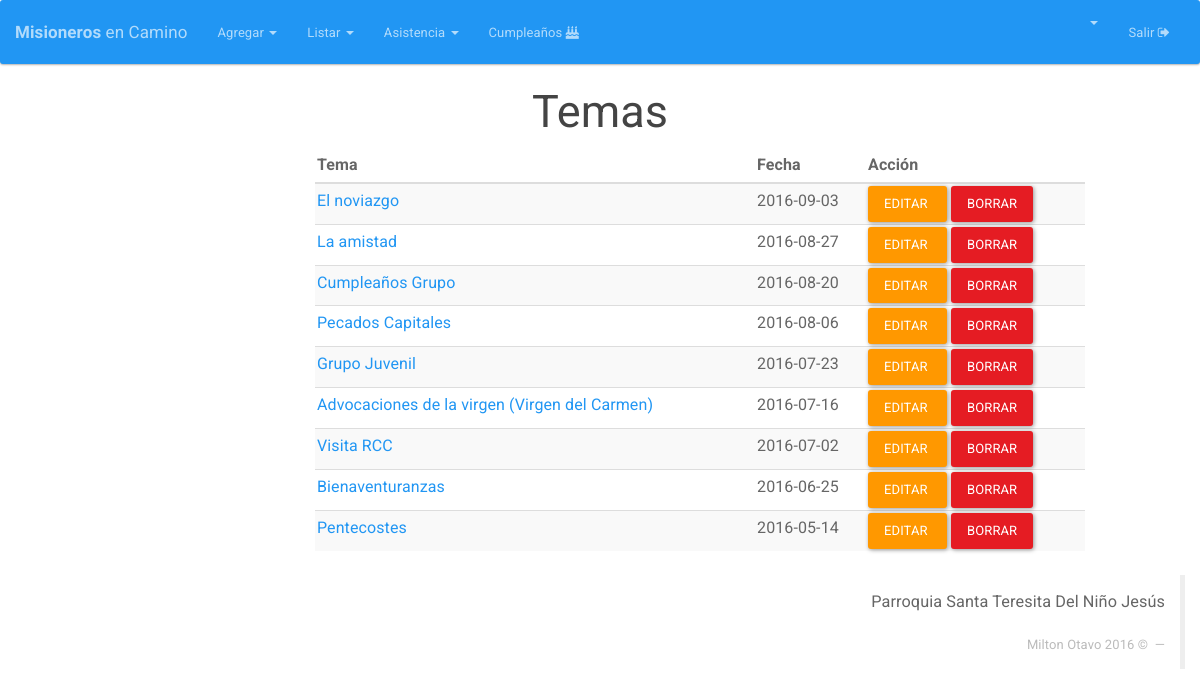
/Temas (signed in), run on the app's committed database.
### tables this page shows
CREATE TABLE IF NOT EXISTS `tema` (
  `ID_TEMA` int(11) NOT NULL AUTO_INCREMENT,
  `TEMA` varchar(50) NOT NULL,
  `DESCRIPCION` text NOT NULL,
  `FECHA` date DEFAULT NULL,
  `USUARIOLOG` bigint(11) NOT NULL,
  `FECHALOG` timestamp NOT NULL DEFAULT CURRENT_TIMESTAMP ON UPDATE CURRENT_TIMESTAMP,
  PRIMARY KEY (`ID_TEMA`),
  KEY `USUARIOLOG` (`USUARIOLOG`)
);

### index.php (called while the page is built, shortened)
<?php
if (isset($_SESSION['app_id'])) {
	require_once "Core/Models/Conexion.php";
}
Core\Config\Enrutador::run(new Core\Config\Request());
?>

### Core/Models/Conexion.php (called while the page is built, shortened)
<?php namespace Core\Models;
	class Conexion{
		private $datos= array (
				"host"=>DB_HOST,
				"user"=>DB_USER,
				"pass"=>DB_PASS,
				"db"=>DB_NAME
			);
		private $db;
		public function __construct()
		{
			$this->db = new \mysqli(
					$this->datos['host'],
					$this->datos['user'],
					$this->datos['pass'],
					$this->datos['db']
				);
			$this->db-> set_charset("utf8");
		}
		public function consultaRetorno($sql){
			$datos = $this->db->query($sql);
			return $datos;
		}
	}
 ?>

### Core/Config/Request.php (called while the page is built, shortened)
<?php namespace Core\Config;
class Request{
	private $metodo;
	private $argumento;
	public function __construct(){
		if(isset($_GET['url'])){
			$ruta = filter_input(INPUT_GET, 'url', FILTER_SANITIZE_URL);
			$ruta = explode("/", $ruta);
			$ruta = array_filter($ruta);
			if($ruta[0] == "index.php"){
				$this->controlador = "Login";
			}else{
				$this->controlador = strtolower(array_shift($ruta));
			}
			$this->metodo = strtolower(array_shift($ruta));
			if(!$this->metodo){
				$this->metodo = "index";
			}
			$this->argumento = $ruta;
		}else{
			$this->controlador = "Login";
			$this->metodo = "index";
		}
	}
	public function getMetodo(){
		return $this->metodo;
	}
	public function getArgumento(){
		return $this->argumento;
	}
}
?>

### Core/Controllers/TemasController.php (called while the page is built, shortened)
<?php namespace Core\Controllers;
class TemasController{
	private $Tema;
	public function __construct(){
		$this->Tema = new Tema();
	}
	public function index(){
		if (!empty($_SESSION['app_id'])) {
			$datos=$this->Tema->listar();
			return $datos;
		}  else {
			header("Location:" . URL . "Integrantes");
		}
	}
}
?>

### Core/Models/Tema.php (called while the page is built, shortened)
<?php namespace Core\Models;
	class Tema {
		private $db;
		public function __construct(){
			$this->db = new Conexion();
		}
		public function listar(){
			$sql="SELECT * from tema order by FECHA desc";
			$datos=$this->db->consultaRetorno($sql);
			return $datos;
		}
	}
 ?>

### HTML/Temas/index.php (the view)
<html>
<head>
  <?php include(HTML_DIR.'/overall/header.php') ?>
</head>
<body>
  <?php include(HTML_DIR.'/overall/nav.php') ?>
  <div id="container">
    <h2 align="center">Temas</h2>
    <div class="">
      <div class="col-md-3"></div>
      <div class="col-md-8">
        <table class="table table-striped table-hover dataTable" id="">
          <thead>
            <tr>
              <th>Tema</th>
              <th>Fecha</th>
              <th>Acción</th>
            </tr>
          </thead>
          <tbody>
            <?php while($row = mysqli_fetch_array($datos)){ ?>
              <tr>
                <td><a style="text-decoration: none;" href="<?php echo URL; ?>Temas/ver/<?php echo $row['ID_TEMA']; ?>"> <?php  echo $row['TEMA']  ?> </a></td>
                <td><?php  echo $row['FECHA']; ?></td>
                <td><a  class="btn btn-warning" href="<?php echo URL; ?>Temas/editar/<?php echo $row['ID_TEMA']; ?>">Editar&nbsp;</a>
                  <a  class="btn btn-danger" onclick="DeleteItem('¿Está seguro de eliminar este familiar?','<?php echo URL; ?>Temas/eliminar/<?php echo $row['ID_TEMA']; ?>')" >Borrar</a>
                </td>
              </tr>
              <?php
            }
            ?>
          </tbody>
        </table>
      </div>
      <div class="col-md-2"></div>
    </div>
  </div>
  <?php include(HTML_DIR.'/overall/footer.php') ?>
</body>
</html>

### data on the page
tema: TEMA "El noviazgo", FECHA "2016-09-03"
tema: TEMA "La amistad", FECHA "2016-08-27"
tema: TEMA "Cumpleaños Grupo", FECHA "2016-08-20"
tema: TEMA "Pecados Capitales", FECHA "2016-08-06"
tema: TEMA "Grupo Juvenil", FECHA "2016-07-23"
tema: TEMA "Advocaciones de la virgen (Virgen del Carmen)", FECHA "2016-07-16"
tema: TEMA "Visita RCC", FECHA "2016-07-02"
tema: TEMA "Bienaventuranzas", FECHA "2016-06-25"
tema: TEMA "Pentecostes", FECHA "2016-05-14"
